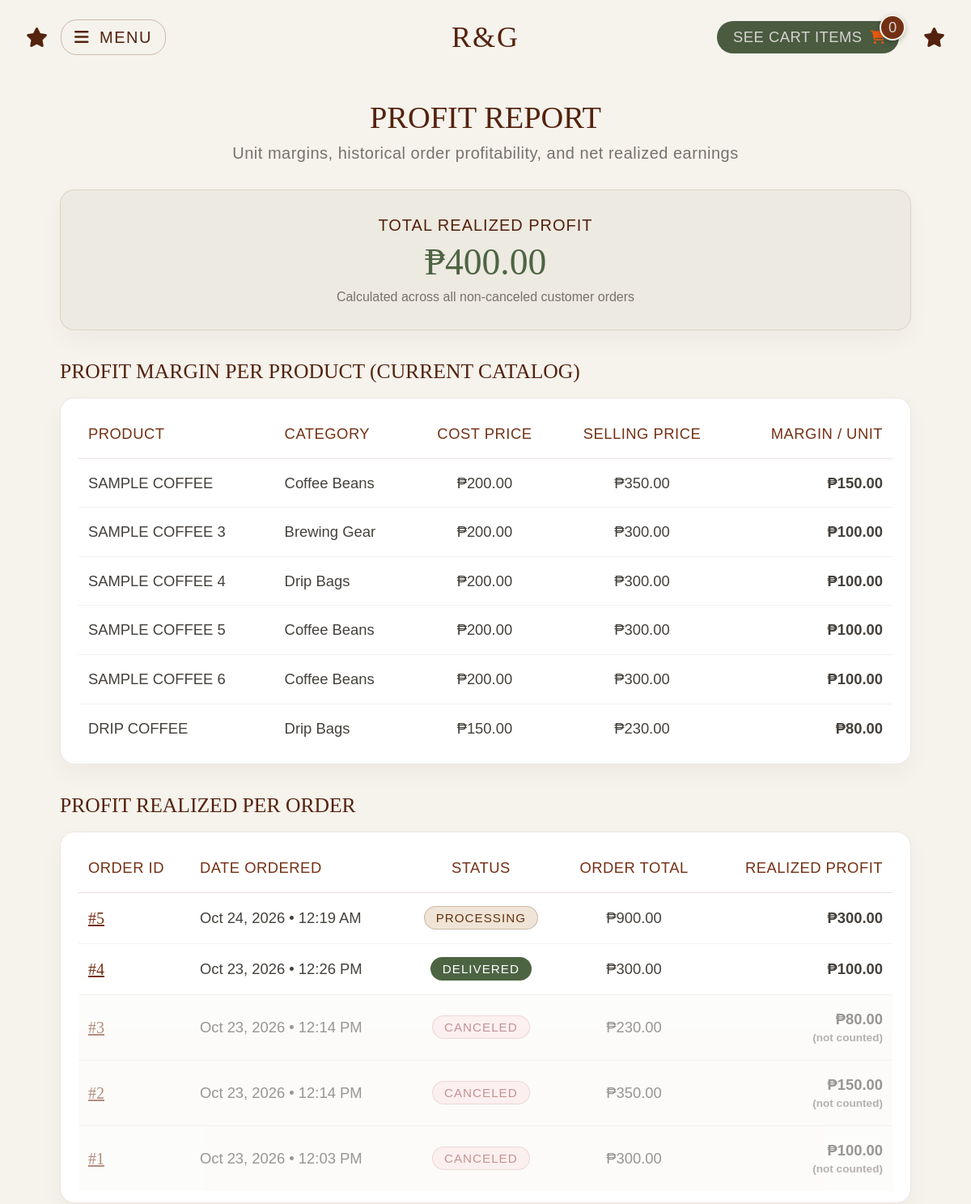
Before: /admin/profit.php (signed in, upper part) with the older database file.
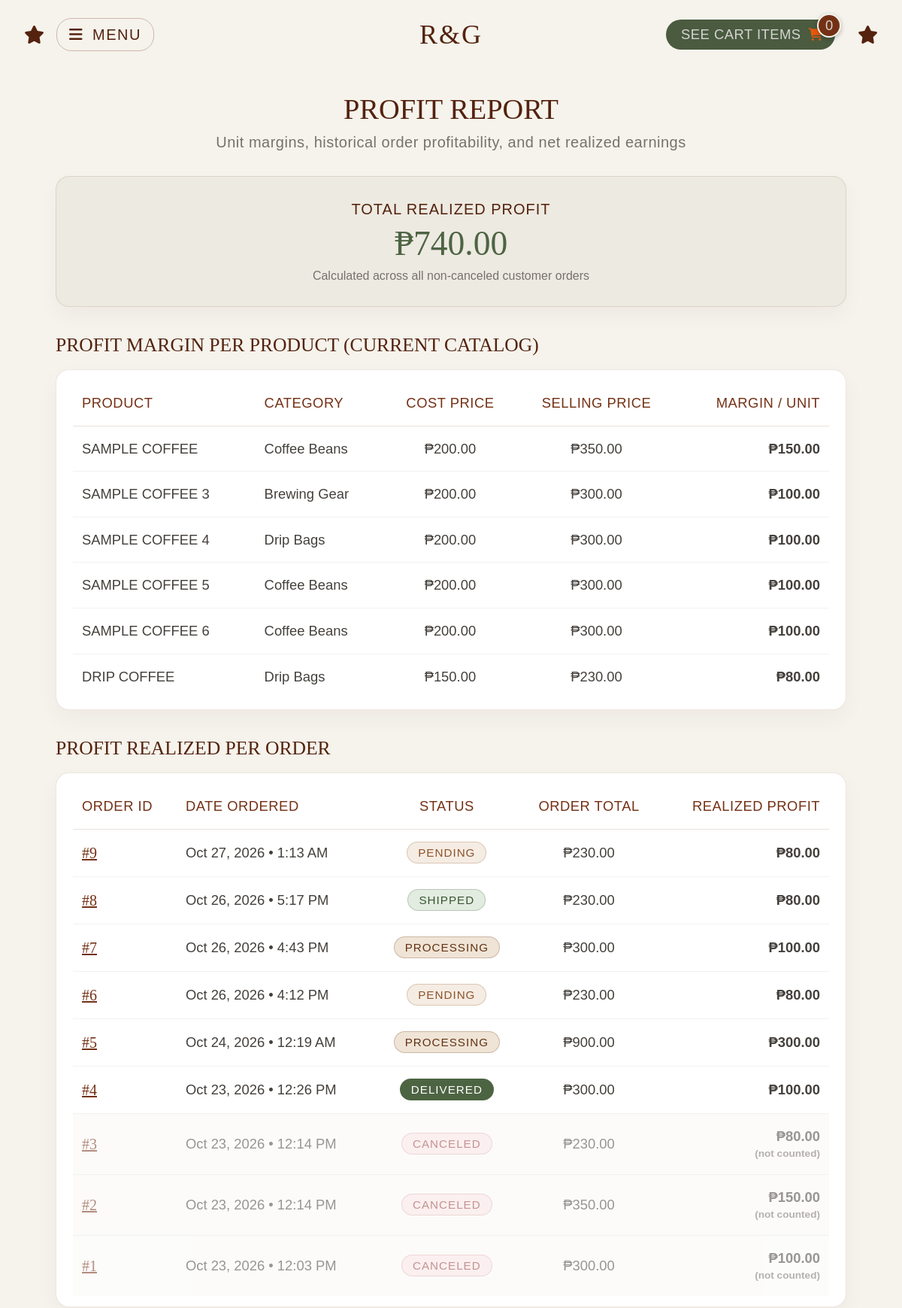
After: the same page with the newer database file.
### tables this page shows
CREATE TABLE `item` (
  `item_id` int(11) NOT NULL,
  `item_name` varchar(150) NOT NULL,
  `description` text NOT NULL,
  `origin` varchar(100) NOT NULL DEFAULT 'N/A',
  `category` varchar(50) NOT NULL,
  `cost_price` decimal(10,2) NOT NULL,
  `sell_price` decimal(10,2) NOT NULL,
  `img_path` varchar(255) NOT NULL DEFAULT 'default_coffee.jpg'
);

CREATE TABLE `order_items` (
  `order_item_id` int(11) NOT NULL,
  `order_id` int(11) NOT NULL,
  `item_id` int(11) DEFAULT NULL,
  `item_name` varchar(150) NOT NULL,
  `unit_price` decimal(10,2) NOT NULL,
  `unit_cost` decimal(10,2) NOT NULL,
  `quantity` int(11) NOT NULL
);

CREATE TABLE `orders` (
  `order_id` int(11) NOT NULL,
  `user_id` int(11) NOT NULL,
  `order_date` timestamp NOT NULL DEFAULT current_timestamp(),
  `payment_method` varchar(30) NOT NULL,
  `status` enum('Pending','Processing','Shipped','Delivered','Canceled') NOT NULL DEFAULT 'Pending'
);

### admin/profit.php (the view, shortened to what the changed rows need)
<?php
require_once "../includes/admin_check.php";
require_once "../includes/config.php";
function peso($n)
{
    return ($n < 0 ? '-' : '') . '₱' . number_format(abs($n), 2);
}
$result   = mysqli_query($conn, "SELECT item_name, category, cost_price, sell_price FROM item");
$products = [];
while ($p = mysqli_fetch_assoc($result)) {
    $p['profit'] = $p['sell_price'] - $p['cost_price'];
    $products[]  = $p;
}
usort($products, function ($a, $b) {
    return [$b['profit'], $a['item_name']] <=> [$a['profit'], $b['item_name']];
});
$result = mysqli_query($conn,
    "SELECT o.order_id, o.order_date, o.status,
            oi.unit_price, oi.unit_cost, oi.quantity
     FROM orders o
     LEFT JOIN order_items oi ON oi.order_id = o.order_id
     ORDER BY o.order_date DESC, o.order_id DESC, oi.order_item_id ASC");
$by_order = [];
while ($r = mysqli_fetch_assoc($result)) {
    $id = $r['order_id'];
    if (!isset($by_order[$id])) {
        $by_order[$id] = [
            'order_id'     => $id,
            'order_date'   => $r['order_date'],
            'status'       => $r['status'],
            'total'        => 0,
            'profit'       => 0
        ];
    }
    if ($r['quantity'] !== null) {
        $by_order[$id]['total'] += $r['unit_price'] * $r['quantity'];
        $by_order[$id]['profit']       += ($r['unit_price'] - $r['unit_cost']) * $r['quantity'];
    }
}
$rows = array_values($by_order);
$total_profit = 0;
foreach ($rows as $o) {
    if ($o['status'] !== 'Canceled') {
        $total_profit += (float) $o['profit'];
    }
}
require_once "../includes/header.php";
?>
<div class="profit-wrapper">
    <h1 class="profit-title">Profit Report</h1>
    <div class="profit-kpi-card">
        <div class="profit-kpi-label">Total Realized Profit</div>
        <div class="profit-kpi-val <?= $total_profit < 0 ? 'negative' : ''; ?>">
            <?= peso($total_profit); ?>
        </div>
        <div class="profit-kpi-note">Calculated across all non-canceled customer orders</div>
    </div>
    <div class="profit-table-box">
        <table class="profit-table">
            <thead>
                <tr>
                    <th class="text-start">Product</th>
                    <th class="text-start">Category</th>
                    <th class="text-center">Cost Price</th>
                    <th class="text-center">Selling Price</th>
                    <th class="text-end">Margin / Unit</th>
                </tr>
            </thead>
            <tbody>
                <?php foreach ($products as $p): ?>
                    <tr>
                        <td class="profit-item-title"><?= htmlspecialchars($p['item_name']); ?></td>
                        <td><?= htmlspecialchars($p['category']); ?></td>
                        <td class="text-center"><?= peso($p['cost_price']); ?></td>
                        <td class="text-center"><?= peso($p['sell_price']); ?></td>
                        <td class="text-end <?= $p['profit'] < 0 ? 'profit-val-negative' : 'profit-val-positive'; ?>">
                            <?= peso($p['profit']); ?>
                        </td>
                    </tr>
                <?php endforeach; ?>
            </tbody>
        </table>
    </div>
    <div class="profit-table-box">
        <table class="profit-table">
            <thead>
                <tr>
                    <th class="text-start">Order ID</th>
                    <th class="text-start">Date Ordered</th>
                    <th class="text-center">Status</th>
                    <th class="text-center">Order Total</th>
                    <th class="text-end">Realized Profit</th>
                </tr>
            </thead>
            <tbody>
                <?php foreach ($rows as $o):
                    $canceled = ($o['status'] === 'Canceled');
                ?>
                    <tr class="<?= $canceled ? 'row-canceled' : ''; ?>">
                        <td>
                            <a href="order_view.php?id=<?= $o['order_id']; ?>" class="profit-order-link">
                                #<?= $o['order_id']; ?>
                            </a>
                        </td>
                        <td><?= date('M j, Y • g:i A', strtotime($o['order_date'])); ?></td>
                        <td class="text-center">
                            <?= statusBadge($o['status']); ?>
                        </td>
                        <td class="text-center"><?= peso($o['total']); ?></td>
                        <td class="text-end <?= (!$canceled && $o['profit'] < 0) ? 'profit-val-negative' : 'profit-val-positive'; ?>">
                            <?= peso($o['profit']); ?>
                            <?php if ($canceled): ?>
                                <small style="display:block; color:#78716C; font-size:0.85rem;">(not counted)</small>
                            <?php endif; ?>
                        </td>
                    </tr>
                <?php endforeach; ?>
            </tbody>
        </table>
    </div>
</div>
<?php require_once "../includes/footer.php"; ?>

### includes/admin_check.php (shortened to what the changed rows need)
<?php
function statusBadge($status)
{
    $colors = [
        'Pending'    => 'secondary',
        'Processing' => 'primary',
        'Shipped'    => 'info',
        'Delivered'  => 'success',
        'Canceled'   => 'danger'
    ];
    $color = $colors[$status] ?? 'dark';
    return '<span class="badge text-bg-' . $color . '">' . htmlspecialchars($status) . '</span>';
}

Changed rows visible on the page:
added order_items: order.order_id "9", order.order_date "Oct 27, 2026 • 1:13 AM", order.status "PENDING", total "₱230.00", profit "₱80.00"
added order_items: order.order_id "8", order.order_date "Oct 26, 2026 • 5:17 PM", order.status "SHIPPED", total "₱230.00", profit "₱80.00"
added order_items: order.order_id "7", order.order_date "Oct 26, 2026 • 4:43 PM", order.status "PROCESSING", total "₱300.00", profit "₱100.00"
added order_items: order.order_id "6", order.order_date "Oct 26, 2026 • 4:12 PM", order.status "PENDING", total "₱230.00", profit "₱80.00"
Other visible differences:
peso($total_profit): "₱400.00" → "₱740.00"
